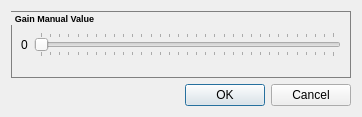
<?xml version="1.0" encoding="UTF-8"?>
<ui version="4.0">
 <class>GainValueDialog</class>
 <widget class="QWidget" name="GainValueDialog">
  <property name="geometry">
   <rect>
    <x>0</x>
    <y>0</y>
    <width>362</width>
    <height>117</height>
   </rect>
  </property>
  <property name="windowTitle">
   <string>Form</string>
  </property>
  <property name="styleSheet">
   <string notr="true">QGroupBox{
	border: 1px solid grey;
	font: bold 7pt
}</string>
  </property>
  <layout class="QVBoxLayout" name="verticalLayout">
   <item>
    <widget class="QGroupBox" name="groupBox">
     <property name="minimumSize">
      <size>
       <width>0</width>
       <height>65</height>
      </size>
     </property>
     <property name="title">
      <string>Gain Manual Value</string>
     </property>
     <layout class="QHBoxLayout" name="horizontalLayout">
      <item>
       <widget class="QLabel" name="gainValueLabel">
        <property name="text">
         <string>0</string>
        </property>
       </widget>
      </item>
      <item>
       <widget class="QSlider" name="gainValueSlider">
        <property name="maximum">
         <number>32</number>
        </property>
        <property name="orientation">
         <enum>Qt::Horizontal</enum>
        </property>
        <property name="tickPosition">
         <enum>QSlider::TicksBothSides</enum>
        </property>
       </widget>
      </item>
     </layout>
    </widget>
   </item>
   <item>
    <widget class="QDialogButtonBox" name="buttonBox">
     <property name="standardButtons">
      <set>QDialogButtonBox::Cancel|QDialogButtonBox::Ok</set>
     </property>
    </widget>
   </item>
  </layout>
 </widget>
 <resources/>
 <connections>
  <connection>
   <sender>gainValueSlider</sender>
   <signal>valueChanged(int)</signal>
   <receiver>gainValueLabel</receiver>
   <slot>setNum(int)</slot>
   <hints>
    <hint type="sourcelabel">
     <x>208</x>
     <y>132</y>
    </hint>
    <hint type="destinationlabel">
     <x>24</x>
     <y>132</y>
    </hint>
   </hints>
  </connection>
 </connections>
</ui>
